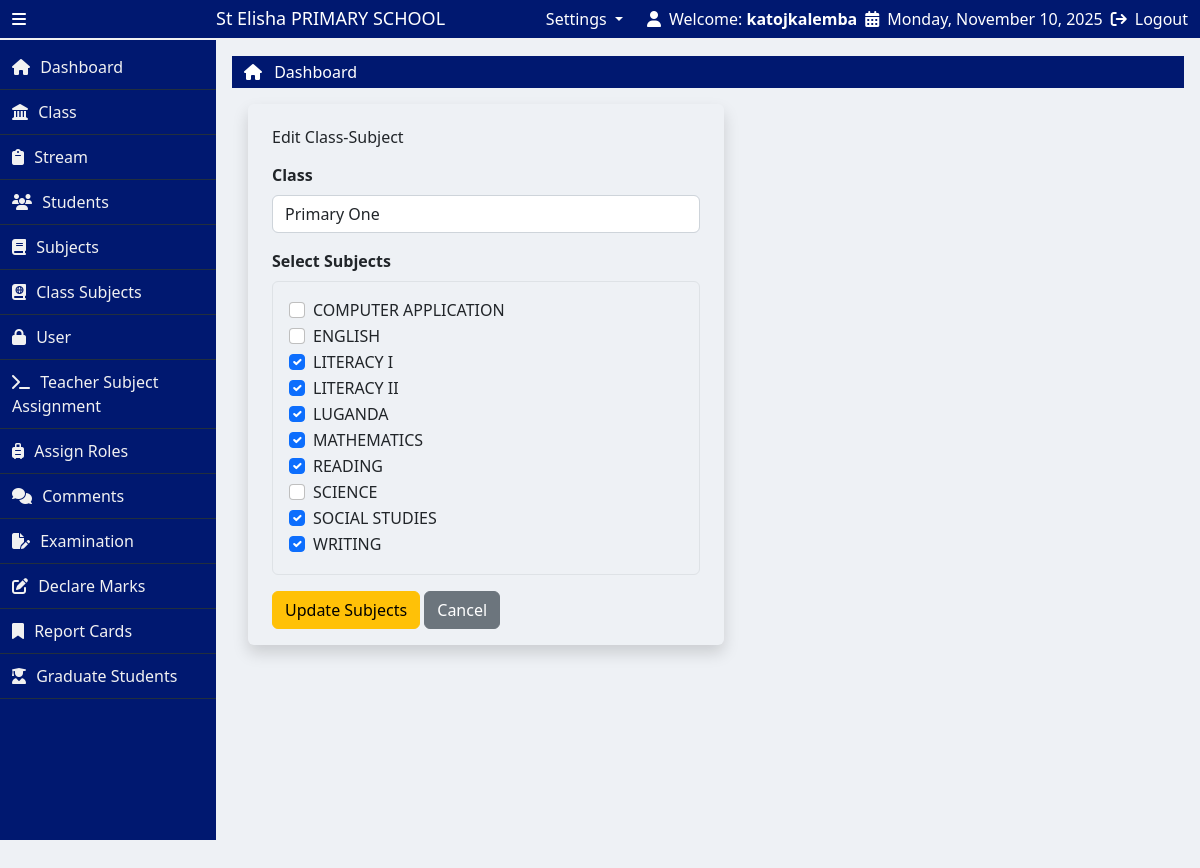
The page /edit_classSubjects.php?class_id=30 (signed in) on the database its author committed.
### tables this page shows
CREATE TABLE `school_profile` (
  `profile_id` int(11) NOT NULL,
  `school_name` varchar(255) DEFAULT NULL,
  `address` varchar(255) DEFAULT NULL,
  `phone_1` varchar(255) DEFAULT NULL,
  `phone_2` int(11) DEFAULT NULL,
  `email` varchar(255) DEFAULT NULL,
  `motto` varchar(255) DEFAULT NULL,
  `profile_image` varchar(255) DEFAULT NULL
);

CREATE TABLE `classes` (
  `id` int(11) NOT NULL,
  `class_name` varchar(255) DEFAULT NULL,
  `prefix` varchar(255) DEFAULT NULL,
  `LEVEL` varchar(255) DEFAULT NULL
);

CREATE TABLE `subjects` (
  `subject_id` int(11) NOT NULL,
  `subject_name` varchar(255) DEFAULT NULL
);

### edit_classSubjects.php (the view, shortened to what this page needs)
<?php
include("partials/header.php");
$class_id = intval($_GET['class_id']);
$stmt = $conn->prepare("
    SELECT c.id as class_id,
           c.class_name,
           GROUP_CONCAT(cs.subject_id) as subject_ids
    FROM classes c
    LEFT JOIN class_subjects cs ON c.id = cs.class_id
    WHERE c.id = ?
    GROUP BY c.id, c.class_name
");
$stmt->bind_param("i", $class_id);
$stmt->execute();
$result = $stmt->get_result();
$record = $result->fetch_assoc();
$currentSubjects = $record['subject_ids'] ? explode(',', $record['subject_ids']) : [];
?>
<div class="container-fluid">
    <div class="row">
        <div class="col-lg-6 rounded shadow m-3 py-3 px-4">
            <h3 class="text-capitalize fs-6 text-dark py-2">Edit Class-Subject</h3>
            <form method="POST" action="">
                <div class="mb-3">
                    <label class="form-label fw-bold">Class</label>
                    <input type="text" class="form-control" value="<?php echo $record['class_name']; ?>" readonly>
                </div>
                <div class="mb-3">
                    <label class="form-label fw-bold">Select Subjects</label>
                    <div class="border rounded p-3">
                        <?php
                        $subjects = $conn->query("SELECT * FROM subjects ORDER BY subject_name ASC");
                        while($row = $subjects->fetch_assoc()){
                            $checked = in_array($row['subject_id'], $currentSubjects) ? "checked" : "";
                            echo "
                            <div class='form-check'>
                                <input class='form-check-input' type='checkbox' name='subjects[]'
                                    value='{$row['subject_id']}' id='subject_{$row['subject_id']}' $checked>
                                <label class='form-check-label' for='subject_{$row['subject_id']}'>
                                    {$row['subject_name']}
                                </label>
                            </div>";
                        }
                        ?>
                    </div>
                </div>
                <button type="submit" name="updateClass" class="btn btn-warning">Update Subjects</button>
                <a href="class_subjects.php" class="btn btn-secondary">Cancel</a>
            </form>
        </div>
    </div>
</div>
<?php include("partials/footer.php"); ?>

### partials/header.php (shortened to what this page needs)
<?php
  include("NotLoggedin.php");
  function isActive($page) {
      $currentPage = basename($_SERVER['PHP_SELF']);
      return $currentPage === $page ? 'active-link' : '';
  }
?>
<!doctype html>
<html lang="en">
  <head>
    <link href="https://cdn.jsdelivr.net/npm/bootstrap@5.2.3/dist/css/bootstrap.min.css" rel="stylesheet">
    <link rel="stylesheet" href="https://cdn.datatables.net/2.3.3/css/dataTables.dataTables.css">
    <link rel="stylesheet" href="https://cdnjs.cloudflare.com/ajax/libs/toastr.js/latest/toastr.min.css">
    <link rel="stylesheet" href="css/style.css">
  </head>
  <body>
    <main>
      <div class="container-fluid">
        <div class="row align-items-center py-2">
          <div class="col-lg-3 d-flex align-items-center gap-3 top-left">
            <i class="fa-solid fa-bars icon-bar" id="icon"></i>
            <h3 class="text-capitalize name mb-0" id="name">
              <?php
                $school_profile = "SELECT * FROM school_profile";
                $execute = mysqli_query($conn, $school_profile);
                $row = mysqli_fetch_assoc($execute);
                $school_name = $row['school_name'];
              ?>
              <?php echo $school_name ?> PRIMARY SCHOOL
            </h3>
          </div>
          <div class="col-lg-9 d-flex justify-content-end gap-4 top-right">
            <?php if(isset($_SESSION["role"]) && $_SESSION['role']==="admin"): ?>
              <li class="nav-item dropdown" style="list-style: none;">
                <a class="nav-link dropdown-toggle" href="#" role="button" data-bs-toggle="dropdown" aria-expanded="false">
                  Settings
                </a>
              </li>
            <?php endif ?>
            <div class="d-flex align-items-center gap-2 sect_1">
              <i class="fa-solid fa-user"></i>
              <span>Welcome: <strong><?php echo htmlspecialchars($_SESSION['username']); ?></strong></span>
            <div class="d-flex align-items-center gap-2">
              <i class="fa-solid fa-calendar-days"></i>
              <span><?php echo date('l, F j, Y'); ?></span>
            </div>
            <div class="d-flex align-items-center gap-2">
              <i class="fa-solid fa-arrow-right-from-bracket"></i>
              <a href="logout.php" class="text-decoration-none text-white">Logout</a>
            </div>
          </div>
        </div>
      </div>
    </main>
    <div class="container-fluid p-0">
      <div class="row g-0">
        <div class="left-bar" id="left-bar">
          <a href="<?php echo SITEURL ?>" class="lists gap-3 <?php echo isActive('index.php'); ?>">
            <i class="fa-solid fa-house"></i>
            <span class="text-capitalize side-text">dashboard</span>
          </a>
          <?php if (isset($_SESSION['role']) && $_SESSION['role'] === 'admin'): ?>
            <a href="<?php echo SITEURL ?>class.php" class="<?php echo isActive('class.php'); ?>">
              <i class="fa-solid fa-landmark"></i>
              <span class="text-capitalize side-text">class</span>
            </a>
            <a href="<?php echo SITEURL ?>streams.php" class="<?php echo isActive('streams.php'); ?>">
              <i class="fa-solid fa-clipboard"></i>
              <span class="text-capitalize side-text">stream</span>
            </a>
            <a href="<?php echo SITEURL ?>students.php" class="<?php echo isActive('students.php'); ?>">
              <i class="fa-solid fa-users"></i>
              <span class="text-capitalize side-text">students</span>
            </a>
            <a href="<?php echo SITEURL ?>subject.php" class="<?php echo isActive('subject.php'); ?>">
              <i class="fa-solid fa-book"></i>
              <span class="text-capitalize side-text">subjects</span>
            </a>
            <a href="<?php echo SITEURL ?>class_subjects.php" class="<?php echo isActive('class_subjects.php'); ?>">
              <i class="fa-solid fa-book-atlas"></i>
              <span class="text-capitalize side-text">class subjects</span>
            </a>
            <a href="<?php echo SITEURL ?>users.php" class="<?php echo isActive('users.php'); ?>">
              <i class="fa-solid fa-lock"></i>
              <span class="text-capitalize side-text">user</span>
            </a>
            <a href="<?php echo SITEURL ?>teacherSubject.php" class="<?php echo isActive('teacherSubject.php'); ?>">
              <i class="fa-solid fa-terminal"></i>
              <span class="text-capitalize side-text">Teacher subject assignment</span>
            </a>
            <a href="<?php echo SITEURL ?>assign_roles.php" class="<?php echo isActive('assign_roles.php'); ?>">
              <i class="fa-solid fa-suitcase-rolling"></i>
              <span class="text-capitalize side-text">assign roles</span>
            </a>
          <?php endif; ?>
          <a href="<?php
                  echo SITEURL;
                  echo $_SESSION['role'] === 'admin' ? 'select_class_stream.php' : 'selectcomment_exam.php';
                ?>"
            class="<?php echo isActive($_SESSION['role'] === 'admin' ? 'select_class_stream.php' : 'selectcomment_exam.php'); ?>">
              <i class="fa-solid fa-comments"></i>
              <span class="text-capitalize side-text">comments</span>
          </a>
          <a href="<?php echo SITEURL ?>examination.php" class="<?php echo isActive('examination.php'); ?>">
            <i class="fa-solid fa-file-pen"></i>
            <span class="text-capitalize side-text">examination</span>
          </a>
          <a href="<?php echo SITEURL ?>addScore.php" class="<?php echo isActive('addScore.php'); ?>">
            <i class="fa-solid fa-pen-to-square"></i>
            <span class="text-capitalize side-text">declare marks</span>
          </a>
          <a href="<?php echo SITEURL ?>reports.php" class="<?php echo isActive('reports.php'); ?>">
            <i class="fa-solid fa-bookmark"></i>
            <span class="text-capitalize side-text">report cards</span>
          </a>
          <?php if (isset($_SESSION['role']) && $_SESSION['role'] === 'admin'): ?>
            <a onclick="return confirm('Do you want to graduate P.7 students?')" href="<?php echo SITEURL ?>graduate_students.php" class="<?php echo isActive('graduate_students.php'); ?>">
              <i class="fa-solid fa-user-graduate"></i>
              <span class="text-capitalize side-text">Graduate Students</span>
            </a>
          <?php endif ?>
        </div>
        <div class="right-bar" id="right-bar">
          <div class="container-fluid pt-1 pb-1" style="background-color: #001870;">
            <ul class="list-unstyled mb-0 dashboard">
              <li>
                <i class="fa-solid fa-house" style="color: #fff;"></i>
                <a href="<?php echo SITEURL ?>" class="text-capitalize text-white ms-2 text-decoration-none">Dashboard</a>
              </li>
            </ul>
          </div>

### css/style.css (style rules this page uses)
:root { --primary-color: #001870; --secondary-color: #0095486c; --tertiary-color: #430d0d; --border-color: #f1f1f1; --background-color: #222f3e; --hover-color: #007a3d; --backgroundColor: #EEF1F5; }
* { padding: 0; margin: 0; box-sizing: border-box; }
body { background-color: var(--backgroundColor); }
.icon-bar { cursor: pointer; }
main { width: 100%; color: #fff; background-color: var(--primary-color); height: 40px; border-bottom: 2px solid var(--border-color); display: flex; align-items: center; position: fixed; left: 0; top: 0; z-index: 1; }
.name { font-size: 18px; position: absolute; left: 18%; transition: all 1s; }
.left-bar { height: auto; width: 18%; background-color: var(--primary-color); transition: width 0.3s ease; padding-top: 5px; overflow-y: auto; margin-top: 40px; overflow-y: hidden; }
.left-bar .side-text { color: var(--border-color); }
.left-bar a { display: block; padding: 10px 12px; width: 100%; box-sizing: border-box; color: var(--border-color); text-decoration: none; transition: background-color 0.3s ease; border-bottom: 1px solid var(--background-color) ; }
.left-bar span { padding-left: 6px; }
.right-bar { margin-top: 40px; height: 100vh; width: 82%; transition: all 1s; padding: 16px; }

### rows shown on the page
school_profile: school_name "St Elisha"
classes: class_name "Primary One"
subjects: subject_name "COMPUTER APPLICATION"
subjects: subject_name "ENGLISH"
subjects: subject_name "LITERACY I"
subjects: subject_name "LITERACY II"
subjects: subject_name "LUGANDA"
subjects: subject_name "MATHEMATICS"
subjects: subject_name "READING"
subjects: subject_name "SCIENCE"
subjects: subject_name "SOCIAL STUDIES"
subjects: subject_name "WRITING"

### other values the page prints
$_SESSION['username'] "katojkalemba"
